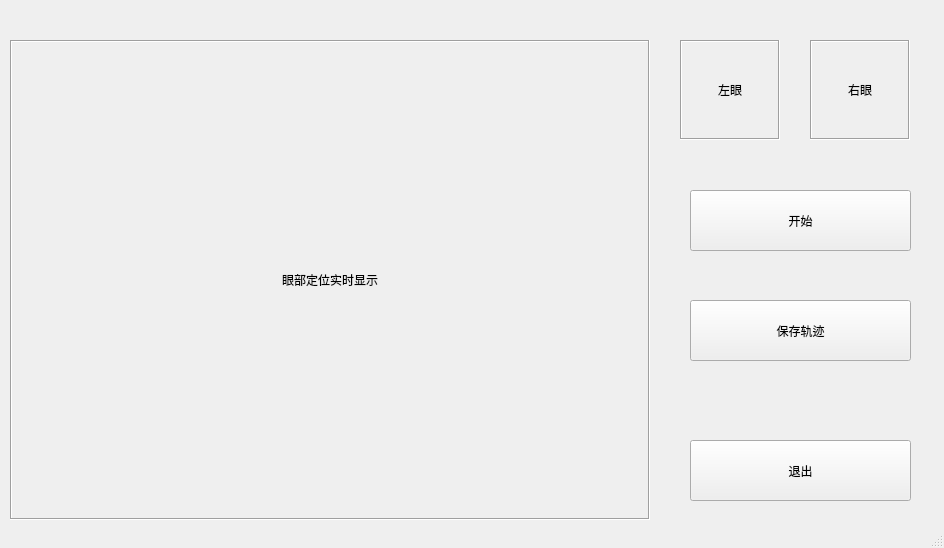
<?xml version="1.0" encoding="UTF-8"?>
<ui version="4.0">
 <class>MainWindow</class>
 <widget class="QMainWindow" name="MainWindow">
  <property name="geometry">
   <rect>
    <x>0</x>
    <y>0</y>
    <width>944</width>
    <height>548</height>
   </rect>
  </property>
  <property name="sizePolicy">
   <sizepolicy hsizetype="Expanding" vsizetype="Expanding">
    <horstretch>0</horstretch>
    <verstretch>0</verstretch>
   </sizepolicy>
  </property>
  <property name="contextMenuPolicy">
   <enum>Qt::ActionsContextMenu</enum>
  </property>
  <property name="acceptDrops">
   <bool>true</bool>
  </property>
  <property name="windowTitle">
   <string>Eyetracking</string>
  </property>
  <property name="windowIcon">
   <iconset>
    <normaloff>../.designer/.designer/.designer/.designer/.designer/.designer/backup/eye.jpg</normaloff>../.designer/.designer/.designer/.designer/.designer/.designer/backup/eye.jpg</iconset>
  </property>
  <property name="windowOpacity">
   <double>3.000000000000000</double>
  </property>
  <widget class="QWidget" name="centralwidget">
   <widget class="QLabel" name="label">
    <property name="geometry">
     <rect>
      <x>10</x>
      <y>40</y>
      <width>640</width>
      <height>480</height>
     </rect>
    </property>
    <property name="frameShape">
     <enum>QFrame::Box</enum>
    </property>
    <property name="frameShadow">
     <enum>QFrame::Sunken</enum>
    </property>
    <property name="text">
     <string>眼部定位实时显示</string>
    </property>
    <property name="alignment">
     <set>Qt::AlignCenter</set>
    </property>
   </widget>
   <widget class="QLabel" name="label_2">
    <property name="geometry">
     <rect>
      <x>680</x>
      <y>40</y>
      <width>100</width>
      <height>100</height>
     </rect>
    </property>
    <property name="frameShape">
     <enum>QFrame::Box</enum>
    </property>
    <property name="frameShadow">
     <enum>QFrame::Sunken</enum>
    </property>
    <property name="text">
     <string>左眼</string>
    </property>
    <property name="textFormat">
     <enum>Qt::RichText</enum>
    </property>
    <property name="alignment">
     <set>Qt::AlignCenter</set>
    </property>
    <property name="wordWrap">
     <bool>true</bool>
    </property>
    <property name="margin">
     <number>30</number>
    </property>
   </widget>
   <widget class="QToolButton" name="toolButton_2">
    <property name="geometry">
     <rect>
      <x>690</x>
      <y>190</y>
      <width>221</width>
      <height>61</height>
     </rect>
    </property>
    <property name="text">
     <string>开始</string>
    </property>
   </widget>
   <widget class="QLabel" name="label_3">
    <property name="geometry">
     <rect>
      <x>810</x>
      <y>40</y>
      <width>100</width>
      <height>100</height>
     </rect>
    </property>
    <property name="frameShape">
     <enum>QFrame::Box</enum>
    </property>
    <property name="frameShadow">
     <enum>QFrame::Sunken</enum>
    </property>
    <property name="text">
     <string>右眼</string>
    </property>
    <property name="alignment">
     <set>Qt::AlignCenter</set>
    </property>
   </widget>
   <widget class="QToolButton" name="toolButton_3">
    <property name="geometry">
     <rect>
      <x>690</x>
      <y>300</y>
      <width>221</width>
      <height>61</height>
     </rect>
    </property>
    <property name="text">
     <string>保存轨迹</string>
    </property>
   </widget>
   <widget class="QToolButton" name="toolButton_4">
    <property name="geometry">
     <rect>
      <x>690</x>
      <y>440</y>
      <width>221</width>
      <height>61</height>
     </rect>
    </property>
    <property name="text">
     <string>退出</string>
    </property>
   </widget>
  </widget>
  <widget class="QStatusBar" name="statusbar"/>
 </widget>
 <resources/>
 <connections/>
 <slots>
  <slot>processData()</slot>
 </slots>
</ui>
